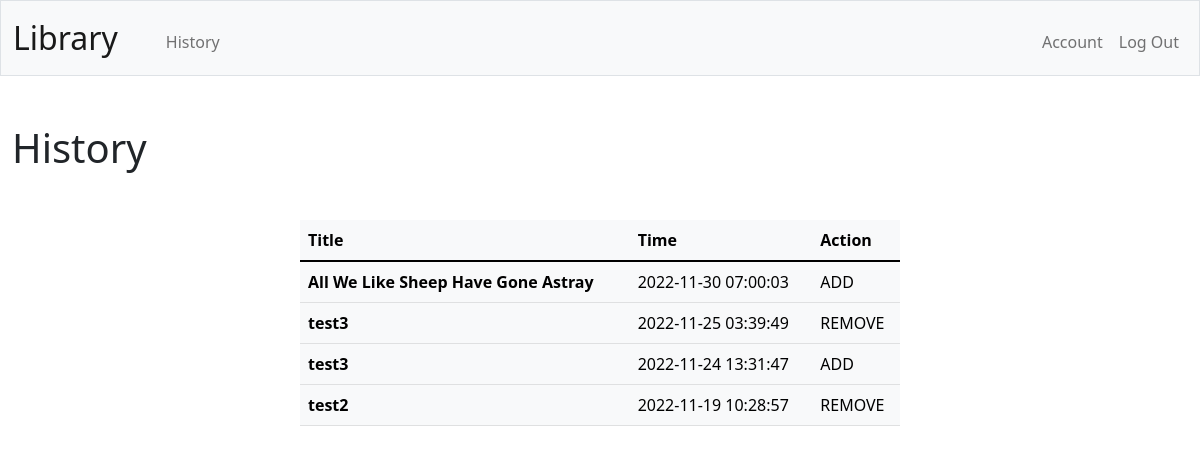
Page /history (signed in) on the earlier database version.
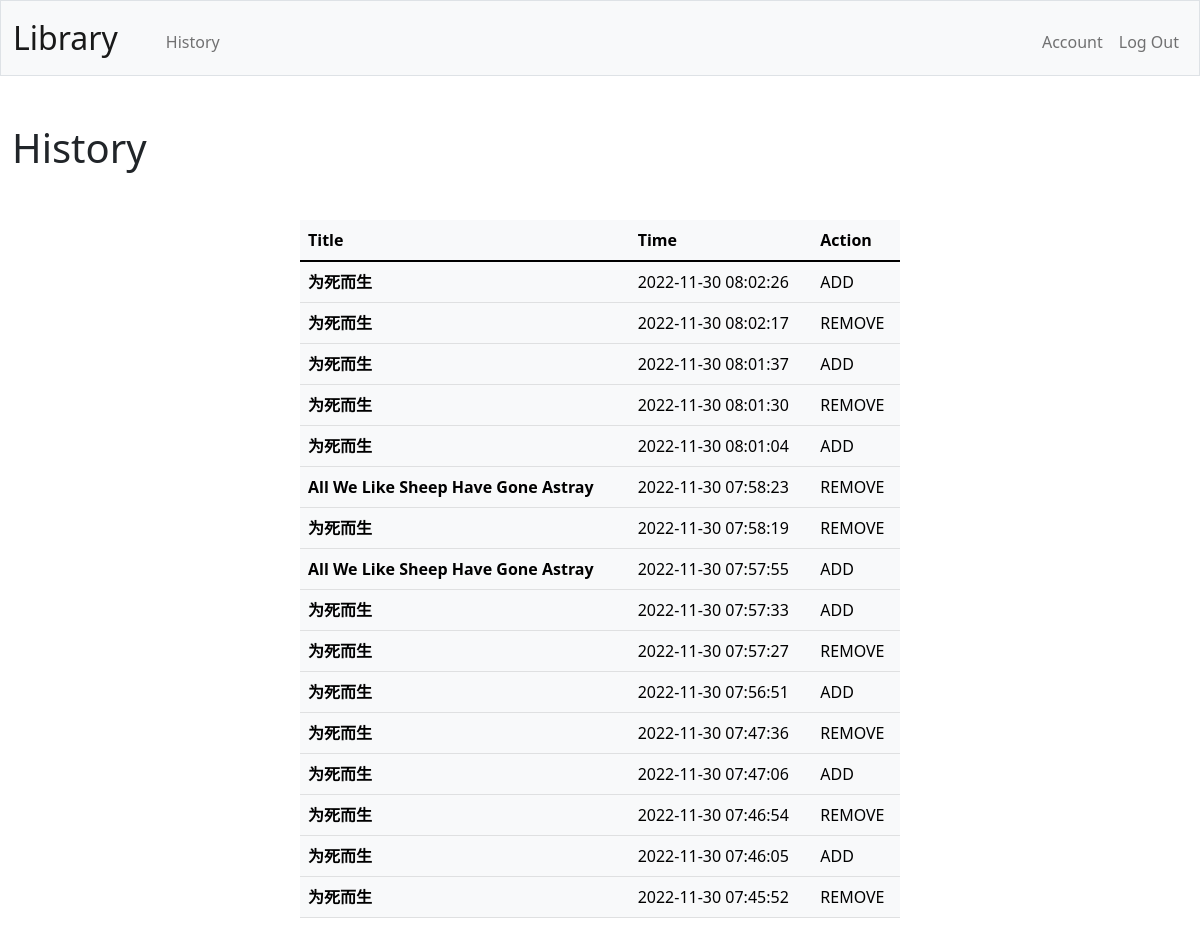
Same page on the later database version.
### tables this page shows
CREATE TABLE historys (
    id INTEGER PRIMARY KEY AUTOINCREMENT NOT NULL,
    title TEXT NOT NULL,
    time DATETIME DEFAULT CURRENT_TIMESTAMP,
    user_id INTEGER NOT NULL,
    book_id INTEGER NOT NULL,
    action TEXT NOT NULL);

### App.py (the view)
@app.route("/history", methods=["GET"])
@login_required
def Get_history():
    user_id = session["user_id"]
    with sqlite3.connect(database_name) as conn:
        db = conn.cursor()
        historys_db = db.execute("SELECT * FROM historys WHERE user_id = ? ORDER BY TIME DESC LIMIT 16", (user_id,))
        historys = historys_db.fetchall()
    return render_template("history.html", historys = historys)

### App.py (called while the page is built)
def login_required(f):
    @wraps(f)
    def decorated_function(*args, **kwargs):
        if session.get("user_id") is None:
            return redirect("/account/login")
        return f(*args, **kwargs)
    return decorated_function

### templates/history.html (shortened to what this page needs)
{% extends "layout.html" %}
{% block main %}
<div class="my-5">
    <h1>History</h1>
</div>
<div class="mb-3 row justify-content-md-center">
    <table class="table table-light w-50">
        <thead>
            <tr>
                <th scope="col">Title</th>
                <th scope="col">Time</th>
                <th scope="col">Action</th>
            </tr>
        </thead>
        <tbody>
            {% for history in historys %}
            <tr>
                <th>{{ history[1] }}</th>
                <td>{{ history[2] }}</td>
                <td>{{ history[5] }}</td>
            </tr>
            {% endfor %}
        </tbody>
    </table>
</div>
{% endblock %}

Differences in the rows shown:
no longer on this page (row unchanged): historys: title "All We Like Sheep Have Gone Astray", time "2022-11-30 07:00:03", action "ADD"
no longer on this page (row unchanged): historys: title "test3", time "2022-11-25 03:39:49", action "REMOVE"
no longer on this page (row unchanged): historys: title "test3", time "2022-11-24 13:31:47", action "ADD"
no longer on this page (row unchanged): historys: title "test2", time "2022-11-19 10:28:57", action "REMOVE"
added historys: title "为死而生", time "2022-11-30 08:02:26", action "ADD"
added historys: title "为死而生", time "2022-11-30 08:02:17", action "REMOVE"
added historys: title "为死而生", time "2022-11-30 08:01:37", action "ADD"
added historys: title "为死而生", time "2022-11-30 08:01:30", action "REMOVE"
added historys: title "为死而生", time "2022-11-30 08:01:04", action "ADD"
added historys: title "All We Like Sheep Have Gone Astray", time "2022-11-30 07:58:23", action "REMOVE"
added historys: title "为死而生", time "2022-11-30 07:58:19", action "REMOVE"
added historys: title "All We Like Sheep Have Gone Astray", time "2022-11-30 07:57:55", action "ADD"
added historys: title "为死而生", time "2022-11-30 07:57:33", action "ADD"
added historys: title "为死而生", time "2022-11-30 07:57:27", action "REMOVE"
added historys: title "为死而生", time "2022-11-30 07:56:51", action "ADD"
added historys: title "为死而生", time "2022-11-30 07:47:36", action "REMOVE"
added historys: title "为死而生", time "2022-11-30 07:47:06", action "ADD"
added historys: title "为死而生", time "2022-11-30 07:46:54", action "REMOVE"
added historys: title "为死而生", time "2022-11-30 07:46:05", action "ADD"
added historys: title "为死而生", time "2022-11-30 07:45:52", action "REMOVE"
